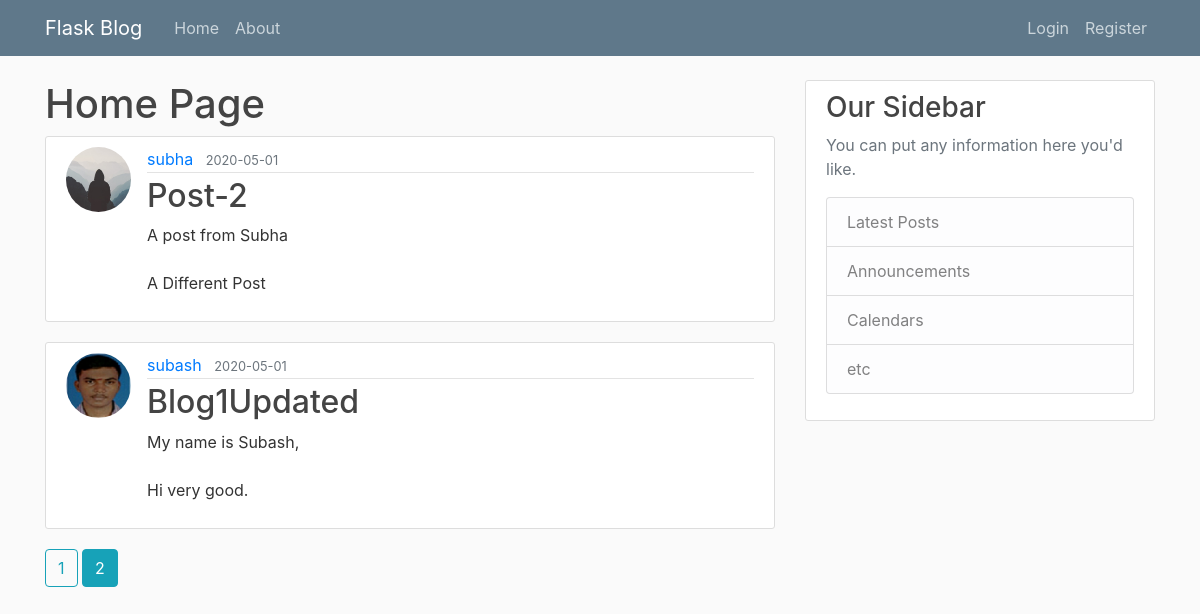
The page /home?page=2 on the database its author committed.
### flaskblog/models.py (models this page shows, shortened)
class Post(db.Model):
	id=db.Column(db.Integer, primary_key=True)
	title=db.Column(db.String(100), nullable=False)
	date_posted=db.Column(db.DateTime, nullable=False, default=datetime.utcnow)
	content=db.Column(db.Text, nullable=False)
	user_id=db.Column(db.Integer, db.ForeignKey('user.id'), nullable=False)

class User(db.Model, UserMixin):
	id=db.Column(db.Integer, primary_key=True)
	username=db.Column(db.String(20), unique=True,nullable=False)
	email = db.Column(db.String(120), unique=True, nullable=False)
	image_file = db.Column(db.String(20), nullable=False, default='default.jpg')
	password=db.Column(db.String(60), nullable=False)
	posts=db.relationship('Post', backref='author',lazy=True)

### flaskblog/main/routes.py (the view)
@main.route("/")
@main.route("/home")
def home():
	page=request.args.get('page',1, type=int)
	posts=Post.query.order_by(Post.date_posted.desc()).paginate(page=page, per_page=4)
	return render_template('home.html', posts =posts)

### flaskblog/templates/home.html
{% extends "layout.html" %}
{% block content %}
	<h1>Home Page</h1>
	{% for post in posts.items %}
		<article class="media content-section">
      <img  class= "rounded-circle article-img" src="{{ url_for('static', filename='profile_pics/'+ post.author.image_file)}}">
  			<div class="media-body">
    			<div class="article-metadata">
      				<a class="mr-2" href="{{ url_for('users.user_posts', username=post.author.username)}}">{{ post.author.username }}</a>
      				<small class="text-muted">{{ post.date_posted.strftime('%Y-%m-%d') }}</small>
    			</div>
    			<h2><a class="article-title" href="{{ url_for('posts.post',post_id=post.id) }}">{{ post.title }}</a></h2>
    			<p class="article-content">{{ post.content }}</p>
  			</div>
		</article>
	{% endfor %}
  {% for page_num in posts.iter_pages(left_edge=1,right_edge=1,left_current=1,right_current=2) %}
    {% if page_num %}
      {% if posts.page == page_num %}
        <a class="btn btn-info mb-4" href="{{ url_for('main.home',page=page_num) }}">{{ page_num }}</a>
      {% else %}
           <a class="btn btn-outline-info mb-4" href="{{ url_for('main.home',page=page_num) }}">{{ page_num }}</a>
      {% endif %}
    {% else %}
      ...
    {% endif %}
  {% endfor %}
{% endblock content %}

### flaskblog/static/main.css (style rules this page uses)
body { background: #fafafa; color: #333333; margin-top: 5rem; }
h1, h2, h3, h4, h5, h6 { color: #444444; }
.content-section { background: #ffffff; padding: 10px 20px; border: 1px solid #dddddd; border-radius: 3px; margin-bottom: 20px; }
.article-title { color: #444444; }
.article-content { white-space: pre-line; }
.article-img { height: 65px; width: 65px; margin-right: 16px; }
.article-metadata { padding-bottom: 1px; margin-bottom: 4px; border-bottom: 1px solid #e3e3e3 }

### rows shown on the page
Post: image_file (placeholder picture), author.username "subha", date_posted "2020-05-01", title "Post-2", content "A post from Subha A Different Post"
Post: image_file (picture), author.username "subash", date_posted "2020-05-01", title "Blog1Updated", content "My name is Subash, Hi very good."

### other values the page prints
{{ page_num }} "1"
{{ page_num }} "2"
